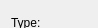
                    <widget class="QWidget" name="page_12">
                     <property name="geometry">
                      <rect>
                       <x>0</x>
                       <y>0</y>
                       <width>98</width>
                       <height>28</height>
                      </rect>
                     </property>
                     <attribute name="label">
                      <string>Vertex Deformation</string>
                     </attribute>
                     <widget class="QFrame" name="frame_11">
                      <property name="geometry">
                       <rect>
                        <x>9</x>
                        <y>9</y>
                        <width>311</width>
                        <height>114</height>
                       </rect>
                      </property>
                      <property name="frameShape">
                       <enum>QFrame::NoFrame</enum>
                      </property>
                      <property name="frameShadow">
                       <enum>QFrame::Raised</enum>
                      </property>
                      <layout class="QGridLayout">
                       <property name="margin">
                        <number>2</number>
                       </property>
                       <property name="spacing">
                        <number>2</number>
                       </property>
                       <item row="0" column="0">
                        <widget class="QLabel" name="label_29">
                         <property name="text">
                          <string>Type:</string>
                         </property>
                        </widget>
                       </item>
                       <item row="0" column="1" colspan="2">
                        <widget class="QComboBox" name="comboBox_6">
                         <property name="sizePolicy">
                          <sizepolicy hsizetype="Expanding" vsizetype="Fixed">
                           <horstretch>0</horstretch>
                           <verstretch>0</verstretch>
                          </sizepolicy>
                         </property>
                         <property name="maximumSize">
                          <size>
                           <width>16777215</width>
                           <height>16777215</height>
                          </size>
                         </property>
                         <item>
                          <property name="text">
                           <string>None</string>
                          </property>
                         </item>
                         <item>
                          <property name="text">
                           <string>Sine</string>
                          </property>
                         </item>
                         <item>
                          <property name="text">
                           <string>Square</string>
                          </property>
                         </item>
                         <item>
                          <property name="text">
                           <string>Triangle</string>
                          </property>
                         </item>
                         <item>
                          <property name="text">
                           <string>Sawtooth</string>
                          </property>
                         </item>
                         <item>
                          <property name="text">
                           <string>InvSawtooth</string>
                          </property>
                         </item>
                         <item>
                          <property name="text">
                           <string>Noise</string>
                          </property>
                         </item>
                        </widget>
                       </item>
                       <item row="1" column="0">
                        <widget class="QLabel" name="label_41">
                         <property name="text">
                          <string>WaveLength:</string>
                         </property>
                        </widget>
                       </item>
                       <item row="1" column="1">
                        <widget class="QDoubleSpinBox" name="doubleSpinBox_5"/>
                       </item>
                       <item row="1" column="2">
                        <widget class="QDoubleSpinBox" name="doubleSpinBox_6"/>
                       </item>
                       <item row="2" column="0" colspan="3">
                        <layout class="QGridLayout">
                         <property name="spacing">
                          <number>2</number>
                         </property>
                         <item row="0" column="1">
                          <widget class="QLabel" name="label_42">
                           <property name="sizePolicy">
                            <sizepolicy hsizetype="Expanding" vsizetype="Minimum">
                             <horstretch>0</horstretch>
                             <verstretch>0</verstretch>
                            </sizepolicy>
                           </property>
                           <property name="maximumSize">
                            <size>
                             <width>16777215</width>
                             <height>14</height>
                            </size>
                           </property>
                           <property name="text">
                            <string>Rate</string>
                           </property>
                           <property name="alignment">
                            <set>Qt::AlignCenter</set>
                           </property>
                          </widget>
                         </item>
                         <item row="0" column="2">
                          <widget class="QLabel" name="label_43">
                           <property name="sizePolicy">
                            <sizepolicy hsizetype="Expanding" vsizetype="Minimum">
                             <horstretch>0</horstretch>
                             <verstretch>0</verstretch>
                            </sizepolicy>
                           </property>
                           <property name="maximumSize">
                            <size>
                             <width>16777215</width>
                             <height>14</height>
                            </size>
                           </property>
                           <property name="text">
                            <string>Phase</string>
                           </property>
                           <property name="alignment">
                            <set>Qt::AlignCenter</set>
                           </property>
                          </widget>
                         </item>
                         <item row="0" column="3">
                          <widget class="QLabel" name="label_44">
                           <property name="sizePolicy">
                            <sizepolicy hsizetype="Expanding" vsizetype="Minimum">
                             <horstretch>0</horstretch>
                             <verstretch>0</verstretch>
                            </sizepolicy>
                           </property>
                           <property name="maximumSize">
                            <size>
                             <width>16777215</width>
                             <height>14</height>
                            </size>
                           </property>
                           <property name="text">
                            <string>Amplitude</string>
                           </property>
                           <property name="alignment">
                            <set>Qt::AlignCenter</set>
                           </property>
                          </widget>
                         </item>
                         <item row="0" column="4">
                          <widget class="QLabel" name="label_45">
                           <property name="sizePolicy">
                            <sizepolicy hsizetype="Expanding" vsizetype="Minimum">
                             <horstretch>0</horstretch>
                             <verstretch>0</verstretch>
                            </sizepolicy>
                           </property>
                           <property name="maximumSize">
                            <size>
                             <width>16777215</width>
                             <height>14</height>
                            </size>
                           </property>
                           <property name="text">
                            <string>Base</string>
                           </property>
                           <property name="alignment">
                            <set>Qt::AlignCenter</set>
                           </property>
                          </widget>
                         </item>
                         <item row="1" column="0">
                          <widget class="QLabel" name="label_46">
                           <property name="sizePolicy">
                            <sizepolicy hsizetype="Minimum" vsizetype="Minimum">
                             <horstretch>0</horstretch>
                             <verstretch>0</verstretch>
                            </sizepolicy>
                           </property>
                           <property name="maximumSize">
                            <size>
                             <width>16777215</width>
                             <height>18</height>
                            </size>
                           </property>
                           <property name="text">
                            <string>X:</string>
                           </property>
                          </widget>
                         </item>
                         <item row="1" column="1">
                          <widget class="QDoubleSpinBox" name="doubleSpinBox_25">
                           <property name="sizePolicy">
                            <sizepolicy hsizetype="Expanding" vsizetype="Fixed">
                             <horstretch>0</horstretch>
                             <verstretch>0</verstretch>
                            </sizepolicy>
                           </property>
                           <property name="maximumSize">
                            <size>
                             <width>16777215</width>
                             <height>19</height>
                            </size>
                           </property>
                          </widget>
                         </item>
                         <item row="1" column="2">
                          <widget class="QDoubleSpinBox" name="doubleSpinBox_26">
                           <property name="sizePolicy">
                            <sizepolicy hsizetype="Expanding" vsizetype="Fixed">
                             <horstretch>0</horstretch>
                             <verstretch>0</verstretch>
                            </sizepolicy>
                           </property>
                           <property name="maximumSize">
                            <size>
                             <width>16777215</width>
                             <height>19</height>
                            </size>
                           </property>
                          </widget>
                         </item>
                         <item row="1" column="3">
                          <widget class="QDoubleSpinBox" name="doubleSpinBox_27">
                           <property name="sizePolicy">
                            <sizepolicy hsizetype="Expanding" vsizetype="Fixed">
                             <horstretch>0</horstretch>
                             <verstretch>0</verstretch>
                            </sizepolicy>
                           </property>
                           <property name="maximumSize">
                            <size>
                             <width>16777215</width>
                             <height>19</height>
                            </size>
                           </property>
                          </widget>
                         </item>
                         <item row="1" column="4">
                          <widget class="QDoubleSpinBox" name="doubleSpinBox_28">
                           <property name="sizePolicy">
                            <sizepolicy hsizetype="Expanding" vsizetype="Fixed">
                             <horstretch>0</horstretch>
                             <verstretch>0</verstretch>
                            </sizepolicy>
                           </property>
                           <property name="maximumSize">
                            <size>
                             <width>16777215</width>
                             <height>19</height>
                            </size>
                           </property>
                          </widget>
                         </item>
                         <item row="2" column="0">
                          <widget class="QLabel" name="label_47">
                           <property name="sizePolicy">
                            <sizepolicy hsizetype="Minimum" vsizetype="Minimum">
                             <horstretch>0</horstretch>
                             <verstretch>0</verstretch>
                            </sizepolicy>
                           </property>
                           <property name="maximumSize">
                            <size>
                             <width>16777215</width>
                             <height>18</height>
                            </size>
                           </property>
                           <property name="text">
                            <string>Y:</string>
                           </property>
                          </widget>
                         </item>
                         <item row="2" column="1">
                          <widget class="QDoubleSpinBox" name="doubleSpinBox_29">
                           <property name="sizePolicy">
                            <sizepolicy hsizetype="Expanding" vsizetype="Fixed">
                             <horstretch>0</horstretch>
                             <verstretch>0</verstretch>
                            </sizepolicy>
                           </property>
                           <property name="maximumSize">
                            <size>
                             <width>16777215</width>
                             <height>19</height>
                            </size>
                           </property>
                          </widget>
                         </item>
                         <item row="2" column="2">
                          <widget class="QDoubleSpinBox" name="doubleSpinBox_30">
                           <property name="sizePolicy">
                            <sizepolicy hsizetype="Expanding" vsizetype="Fixed">
                             <horstretch>0</horstretch>
                             <verstretch>0</verstretch>
                            </sizepolicy>
                           </property>
                           <property name="maximumSize">
                            <size>
                             <width>16777215</width>
                             <height>19</height>
                            </size>
                           </property>
                          </widget>
                         </item>
                         <item row="2" column="3">
                          <widget class="QDoubleSpinBox" name="doubleSpinBox_31">
                           <property name="sizePolicy">
                            <sizepolicy hsizetype="Expanding" vsizetype="Fixed">
                             <horstretch>0</horstretch>
                             <verstretch>0</verstretch>
                            </sizepolicy>
                           </property>
                           <property name="maximumSize">
                            <size>
                             <width>16777215</width>
                             <height>19</height>
                            </size>
                           </property>
                          </widget>
                         </item>
                         <item row="2" column="4">
                          <widget class="QDoubleSpinBox" name="doubleSpinBox_32">
                           <property name="sizePolicy">
                            <sizepolicy hsizetype="Expanding" vsizetype="Fixed">
                             <horstretch>0</horstretch>
                             <verstretch>0</verstretch>
                            </sizepolicy>
                           </property>
                           <property name="maximumSize">
                            <size>
                             <width>16777215</width>
                             <height>19</height>
                            </size>
                           </property>
                          </widget>
                         </item>
                        </layout>
                       </item>
                      </layout>
                     </widget>
                    </widget>
